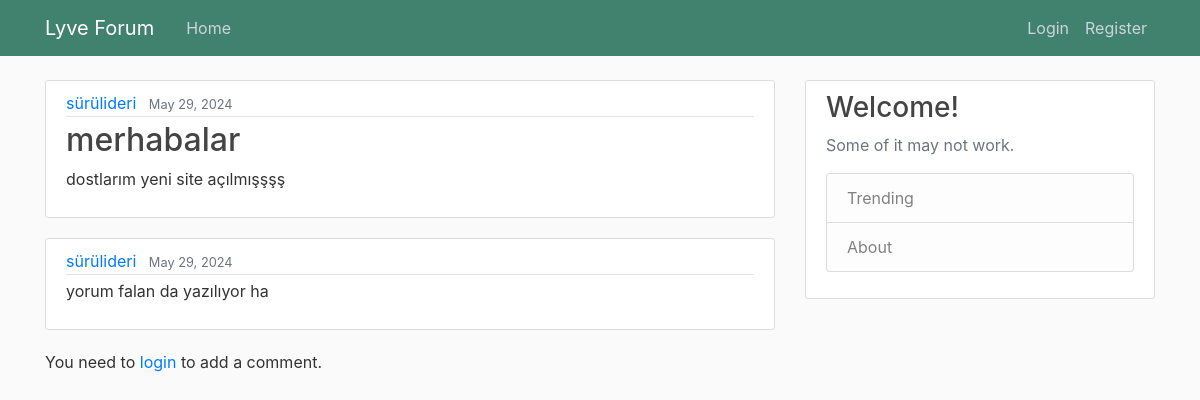
The page /forum/post/15/ on the database its author committed.
### forum/models.py (models this page shows, shortened)
class Post(models.Model):
    title = models.CharField(max_length=70)
    content = models.TextField()
    date_posted = models.DateTimeField(default=timezone.now)
    author = models.ForeignKey(User, on_delete=models.CASCADE)

class Comment(models.Model):
    post = models.ForeignKey(Post, related_name="comments", on_delete=models.CASCADE)
    author = models.ForeignKey(User, on_delete=models.CASCADE)
    content = models.TextField()
    date_posted = models.DateTimeField(auto_now_add=True)

### forum/views.py (the view)
# urls.py: path('post/<int:pk>/', PostDetailView.as_view(), name='post-detail'),
class PostDetailView(DetailView):
    model = Post
    def get_context_data(self, **kwargs):
        context = super().get_context_data(**kwargs)
        context['comments'] = Comment.objects.filter(post=self.object).order_by('date_posted')
        context['form'] = CommentForm()
        return context

### forum/templates/forum/post_detail.html (shortened to what this page needs)
{% extends "forum/baseforum.html" %}
{% block content %}
  <article class="media content-section">
    <div class="media-body">
      <div class="article-metadata">
        <a class="mr-2" href="#">{{ object.author }}</a>
        <small class="text-muted">{{ object.date_posted|date:"F d, Y" }}</small>
      </div>
      <h2 class="article-title">{{ object.title }}</h2>
      <p class="article-content">{{ object.content }}</p>
    </div>
  </article>
<section class="comment-section">
    {% for comment in comments %}
        <article class="media content-section">
            <div class="media-body">
                <div class="article-metadata">
                    <a class="mr-2" href="#">{{ comment.author }}</a>
                    <small class="text-muted">{{ comment.date_posted|date:"F d, Y" }}</small>
                </div>
                <p class="article-content">{{ comment.content }}</p>
            </div>
        </article>
    {% endfor %}
</section>
{% if user.is_authenticated %}
<section class="comment-form">
    <h3>Add a Comment</h3>
    <form method="post" action="{% url 'forum:add-comment' object.pk %}">
        {% csrf_token %}
        {{ form.as_p }}
        <button type="submit" class="btn btn-primary">Add Comment</button>
    </form>
</section>
{% else %}
<p>You need to <a href="{% url 'login' %}">login</a> to add a comment.</p>
{% endif %}
{% endblock content %}

### lyve/static/lyve/main.css (style rules this page uses)
body { background: #fafafa; color: #333333; margin-top: 5rem; }
h1, h2, h3, h4, h5, h6 { color: #444444; white-space: nowrap; overflow: hidden; text-overflow: ellipsis; }
.content-section { background: #ffffff; padding: 10px 20px; border: 1px solid #dddddd; border-radius: 3px; margin-bottom: 20px; }
.article-title { color: #444444; }
.article-content { white-space: pre-line; }
.article-metadata { padding-bottom: 1px; margin-bottom: 4px; border-bottom: 1px solid #e3e3e3 }

### rows shown on the page
Post: author "sürülideri", date_posted "May 29, 2024", title "merhabalar", content "dostlarım yeni site açılmışşşş"
Comment: author "sürülideri", date_posted "May 29, 2024", content "yorum falan da yazılıyor ha"
